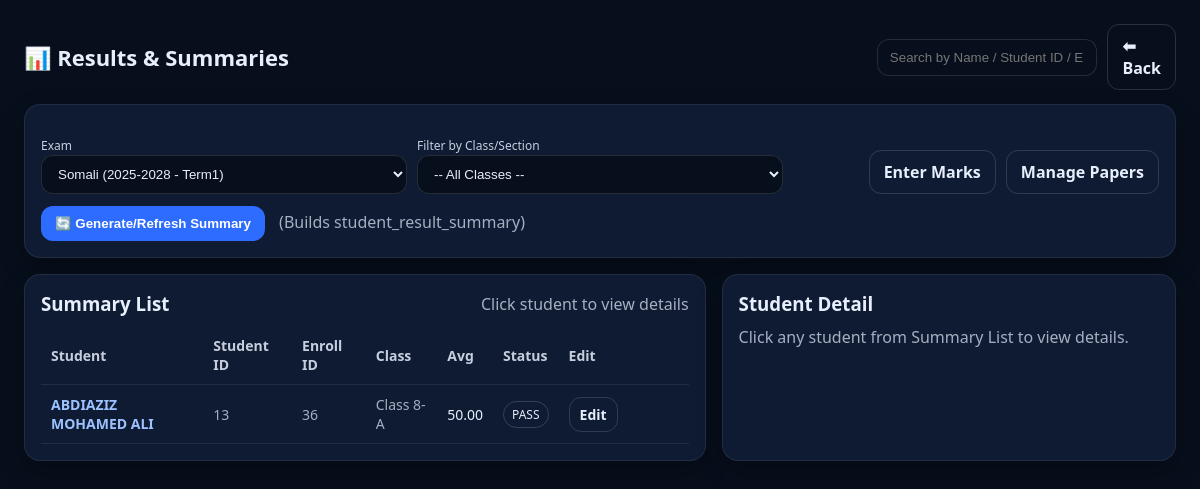
Page /school/results.php?exam_id=1 (signed in) on the committed database.
### tables this page shows
CREATE TABLE `student_result_summary` (
  `summary_id` bigint(20) NOT NULL,
  `exam_id` bigint(20) NOT NULL,
  `enrollment_id` bigint(20) NOT NULL,
  `total_subjects` int(11) NOT NULL DEFAULT 0,
  `total_pass` int(11) NOT NULL DEFAULT 0,
  `total_fail` int(11) NOT NULL DEFAULT 0,
  `average_score` decimal(5,2) DEFAULT NULL,
  `status` enum('PASS','FAIL') NOT NULL DEFAULT 'FAIL'
);

CREATE TABLE `students` (
  `student_id` bigint(20) NOT NULL,
  `user_id` bigint(20) DEFAULT NULL,
  `admission_no` varchar(40) DEFAULT NULL,
  `first_name` varchar(60) NOT NULL,
  `middle_name` varchar(60) NOT NULL,
  `last_name` varchar(60) NOT NULL,
  `mother_full_name` varchar(150) NOT NULL,
  `gender` enum('M','F') DEFAULT NULL,
  `dob` date DEFAULT NULL,
  `nationality` varchar(80) DEFAULT NULL,
  `place_of_birth` varchar(120) DEFAULT NULL,
  `profile_photo_url` text DEFAULT NULL,
  `phone` varchar(30) DEFAULT NULL,
  `address` varchar(255) DEFAULT NULL,
  `emergency_contact_name` varchar(150) DEFAULT NULL,
  `emergency_contact_phone` varchar(30) DEFAULT NULL,
  `status` enum('ACTIVE','INACTIVE') NOT NULL DEFAULT 'ACTIVE',
  `created_at` timestamp NOT NULL DEFAULT current_timestamp()
);

### school/conncation.php (called while the page is built, shortened)
<?php
function e(string $str): string {
  return htmlspecialchars($str, ENT_QUOTES, "UTF-8");
}

### school/results.php (the view, shortened to what this page needs)
<?php
require_once __DIR__ . "/conncation.php";
$examId = (int)($_GET["exam_id"] ?? 0);
$enrollmentIdView = (int)($_GET["enrollment_id"] ?? 0);
$filterSectionId = (int)($_GET["section_id"] ?? 0);
$exams = $conn->query("
  SELECT e.exam_id, e.exam_name, y.year_name, t.term_name, e.start_date
  FROM exams e
  JOIN academic_years y ON y.year_id=e.year_id
  JOIN exam_terms t ON t.term_id=e.term_id
  ORDER BY e.start_date DESC, e.exam_id DESC
")->fetch_all(MYSQLI_ASSOC);
$summaryRows = [];
if ($examId > 0) {
  $sql = "
    SELECT
      srs.enrollment_id,
      st.student_id,
      CONCAT(st.first_name,' ',st.middle_name,' ',st.last_name) AS student_name,
      CONCAT(g.grade_name,'-',sec.section_name) AS section_label,
      sec.section_id,
      srs.total_subjects, srs.total_pass, srs.total_fail, srs.average_score, srs.status
    FROM student_result_summary srs
    JOIN enrollments en ON en.enrollment_id=srs.enrollment_id
    JOIN students st ON st.student_id=en.student_id
    JOIN sections sec ON sec.section_id=en.section_id
    JOIN grades g ON g.grade_id=sec.grade_id
    WHERE srs.exam_id=?
  ";
  $sql .= " ORDER BY g.sort_order ASC, sec.section_name ASC, student_name ASC ";
  $stmt = $conn->prepare($sql);
  if ($filterSectionId > 0) {
    $stmt->bind_param("ii", $examId, $filterSectionId);
  } else {
    $stmt->bind_param("i", $examId);
  }
  $stmt->execute();
  $summaryRows = $stmt->get_result()->fetch_all(MYSQLI_ASSOC);
}
$detail = [];
$detailHeader = null;
?>
<!doctype html>
<html lang="en">
<head>
</head>
<body>
<div class="wrap">
  <div class="top">
    <h1>📊 Results & Summaries</h1>
    <div class="search">
      <input id="searchBox" type="text" placeholder="Search by Name / Student ID / Enrollment ID / Class..."/>
      <a class="btn btn-ghost" href="dashboardadmin.php">⬅ Back</a>
    </div>
  </div>
  <div class="card" style="margin-top:14px;">
    <form method="get">
      <div class="toolbar">
        <div>
          <label>Exam</label>
          <select name="exam_id" onchange="this.form.submit()" required>
            <?php foreach ($exams as $ex): ?>
              <option value="<?= (int)$ex["exam_id"] ?>" <?= ($examId==(int)$ex["exam_id"])?"selected":"" ?>>
                <?= e($ex["exam_name"]) ?> (<?= e($ex["year_name"]) ?> - <?= e($ex["term_name"]) ?>)
              </option>
            <?php endforeach; ?>
          </select>
        </div>
        <div>
          <label>Filter by Class/Section</label>
          <select name="section_id" onchange="this.form.submit()" <?= ($examId<=0)?"disabled":"" ?>>
            <option value="0">-- All Classes --</option>
          </select>
        </div>
        <div style="display:flex; gap:10px; align-items:end; justify-content:flex-end;">
          <a class="btn btn-ghost" href="marks.php?exam_id=<?= (int)$examId ?>">Enter Marks</a>
          <a class="btn btn-ghost" href="exams.php?exam_id=<?= (int)$examId ?>">Manage Papers</a>
        </div>
      </div>
    </form>
    <?php if ($examId>0): ?>
      <form method="post" style="margin-top:12px;">
        <button class="btn btn-primary" type="submit">🔄 Generate/Refresh Summary</button>
        <span class="muted" style="margin-left:10px;">(Builds student_result_summary)</span>
      </form>
    <?php else: ?>
      <div class="muted" style="margin-top:12px;">Select exam first, then refresh summary.</div>
    <?php endif; ?>
  </div>
  <div class="grid">
    <div class="card">
      <div style="display:flex; justify-content:space-between; align-items:center; gap:10px;">
        <h3 style="margin:0">Summary List</h3>
        <span class="muted">Click student to view details</span>
      </div>
      <div style="overflow:auto; margin-top:10px;">
        <table id="summaryTable">
          <thead>
            <tr>
              <th>Student</th>
              <th>Student ID</th>
              <th>Enroll ID</th>
              <th>Class</th>
              <th>Avg</th>
              <th>Status</th>
              <th style="width:110px;">Edit</th>
            </tr>
          </thead>
          <tbody>
          <?php foreach ($summaryRows as $r): ?>
            <tr>
              <td>
                <a href="results.php?exam_id=<?= (int)$examId ?>&section_id=<?= (int)$filterSectionId ?>&enrollment_id=<?= (int)$r["enrollment_id"] ?>">
                  <b><?= e($r["student_name"]) ?></b>
                </a>
              </td>
              <td class="muted"><?= (int)$r["student_id"] ?></td>
              <td class="muted"><?= (int)$r["enrollment_id"] ?></td>
              <td class="muted"><?= e($r["section_label"]) ?></td>
              <td><?= e((string)($r["average_score"] ?? "")) ?></td>
              <td><span class="badge"><?= e($r["status"]) ?></span></td>
              <td>
                <a class="btn btn-ghost" style="padding:7px 10px" href="edit_mark.php?exam_id=<?= (int)$examId ?>&enrollment_id=<?= (int)$r["enrollment_id"] ?>">Edit</a>
              </td>
            </tr>
          <?php endforeach; ?>
          </tbody>
        </table>
      </div>
    </div>
    <div class="card">
      <h3 style="margin:0 0 10px 0;">Student Detail</h3>
      <?php if ($detailHeader): ?>
        <div class="pill">
          <b><?= e($detailHeader["student_name"]) ?></b> •
          Student ID: <b><?= (int)$detailHeader["student_id"] ?></b> •
          Enroll ID: <b><?= (int)$detailHeader["enrollment_id"] ?></b> •
          Class: <b><?= e($detailHeader["section_label"]) ?></b>
        </div>
        <div style="overflow:auto; margin-top:12px;">
          <table>
            <thead>
              <tr>
                <th>Subject</th>
                <th>Mark</th>
                <th>Result</th>
                <th style="width:110px;">Edit</th>
              </tr>
            </thead>
            <tbody>
              <?php foreach ($detail as $d): ?>
                <tr>
                  <td><?= e($d["subject_name"]) ?></td>
                  <td><?= ($d["mark_value"] === null) ? '<span class="muted">—</span>' : (int)$d["mark_value"] ?></td>
                  <td><?= ($d["result"] === null) ? '<span class="muted">—</span>' : '<span class="badge">'.e($d["result"]).'</span>' ?></td>
                  <td>
                    <a class="btn btn-ghost" style="padding:7px 10px"
                       href="edit_mark.php?exam_id=<?= (int)$examId ?>&enrollment_id=<?= (int)$enrollmentIdView ?>">
                       Edit
                    </a>
                  </td>
                </tr>
              <?php endforeach; ?>
              <?php if (!$detail): ?>
                <tr><td colspan="4" class="muted">No papers found (check exams.php → add papers).</td></tr>
              <?php endif; ?>
            </tbody>
          </table>
        </div>
        <div class="muted" style="margin-top:10px;">To change marks, click Edit.</div>
      <?php else: ?>
        <div class="muted">Click any student from Summary List to view details.</div>
      <?php endif; ?>
    </div>
  </div>
</div>
</body>
</html>

### school/results.php (style rules this page uses)
body { font-family:system-ui,Segoe UI,Arial; background:#070f1c; color:#e7eefc; margin:0 }
.wrap { max-width:1200px; margin:0 auto; padding:24px }
.top { display:flex; justify-content:space-between; align-items:center; gap:12px }
h1 { margin:0; font-size:22px }
.card { background:#0f1b33; border:1px solid rgba(255,255,255,.08); border-radius:16px; padding:16px; box-shadow:0 10px 25px rgba(0,0,0,.25) }
label { font-size:12px; opacity:.85 }
input,select { width:100%; padding:10px 12px; border-radius:12px; border:1px solid rgba(255,255,255,.12); background:#070f1c; color:#e7eefc; outline:none }
.btn { border:0; padding:10px 14px; border-radius:12px; cursor:pointer; font-weight:650 }
.btn-primary { background:#2d6cff; color:#fff }
.btn-ghost { background:transparent; color:#e7eefc; border:1px solid rgba(255,255,255,.14) }
table { width:100%; border-collapse:collapse }
th,td { padding:10px; border-bottom:1px solid rgba(255,255,255,.08); font-size:14px }
th { text-align:left; opacity:.85 }
.muted { opacity:.7 }
.badge { display:inline-block; padding:4px 8px; border-radius:999px; font-size:12px; border:1px solid rgba(255,255,255,.16) }
.grid { display:grid; grid-template-columns: 1.2fr .8fr; gap:16px; margin-top:16px }
a { color:#9cc2ff; text-decoration:none }
.search { display:flex; gap:10px; align-items:center }
.search input { max-width:340px }
.toolbar { display:grid; grid-template-columns: 1fr 1fr 1fr; gap:10px; margin-top:12px }

### rows in the picture
student_result_summary: student_name "ABDIAZIZ MOHAMED ALI", students.student_id "13", enrollment "36", section_label "Class 8-A", average_score "50.00", status "PASS"

### other values in the picture
form field exam_id "Somali (2025-2028 - Term1)"
